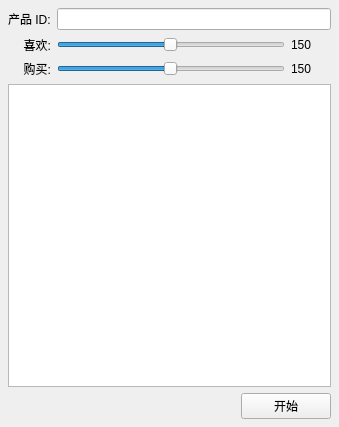
<?xml version="1.0" encoding="UTF-8"?>
<ui version="4.0">
 <class>MainWidget</class>
 <widget class="QWidget" name="MainWidget">
  <property name="geometry">
   <rect>
    <x>0</x>
    <y>0</y>
    <width>339</width>
    <height>427</height>
   </rect>
  </property>
  <property name="windowTitle">
   <string>B2C</string>
  </property>
  <layout class="QGridLayout" name="gridLayout">
   <property name="leftMargin">
    <number>8</number>
   </property>
   <property name="topMargin">
    <number>8</number>
   </property>
   <property name="rightMargin">
    <number>8</number>
   </property>
   <property name="bottomMargin">
    <number>8</number>
   </property>
   <item row="2" column="0">
    <widget class="QLabel" name="label_3">
     <property name="text">
      <string>购买:</string>
     </property>
     <property name="alignment">
      <set>Qt::AlignRight|Qt::AlignTrailing|Qt::AlignVCenter</set>
     </property>
    </widget>
   </item>
   <item row="0" column="0">
    <widget class="QLabel" name="label">
     <property name="text">
      <string>产品 ID:</string>
     </property>
    </widget>
   </item>
   <item row="1" column="0">
    <widget class="QLabel" name="label_2">
     <property name="text">
      <string>喜欢:</string>
     </property>
     <property name="alignment">
      <set>Qt::AlignRight|Qt::AlignTrailing|Qt::AlignVCenter</set>
     </property>
    </widget>
   </item>
   <item row="1" column="1">
    <widget class="QSlider" name="loveSlider">
     <property name="minimumSize">
      <size>
       <width>50</width>
       <height>0</height>
      </size>
     </property>
     <property name="minimum">
      <number>1</number>
     </property>
     <property name="maximum">
      <number>300</number>
     </property>
     <property name="value">
      <number>150</number>
     </property>
     <property name="tracking">
      <bool>true</bool>
     </property>
     <property name="orientation">
      <enum>Qt::Horizontal</enum>
     </property>
     <property name="tickPosition">
      <enum>QSlider::NoTicks</enum>
     </property>
    </widget>
   </item>
   <item row="1" column="2">
    <widget class="QLabel" name="loveLabel">
     <property name="minimumSize">
      <size>
       <width>40</width>
       <height>0</height>
      </size>
     </property>
     <property name="text">
      <string>150</string>
     </property>
    </widget>
   </item>
   <item row="0" column="1" colspan="2">
    <widget class="QLineEdit" name="productIdLineEdit">
     <property name="text">
      <string/>
     </property>
    </widget>
   </item>
   <item row="2" column="2">
    <widget class="QLabel" name="buyLabel">
     <property name="minimumSize">
      <size>
       <width>40</width>
       <height>0</height>
      </size>
     </property>
     <property name="text">
      <string>150</string>
     </property>
    </widget>
   </item>
   <item row="3" column="0" colspan="3">
    <widget class="QPlainTextEdit" name="plainTextEdit"/>
   </item>
   <item row="4" column="1" colspan="2">
    <layout class="QHBoxLayout" name="horizontalLayout">
     <property name="spacing">
      <number>0</number>
     </property>
     <item>
      <spacer name="horizontalSpacer">
       <property name="orientation">
        <enum>Qt::Horizontal</enum>
       </property>
       <property name="sizeHint" stdset="0">
        <size>
         <width>40</width>
         <height>20</height>
        </size>
       </property>
      </spacer>
     </item>
     <item>
      <widget class="QPushButton" name="startButton">
       <property name="minimumSize">
        <size>
         <width>90</width>
         <height>0</height>
        </size>
       </property>
       <property name="text">
        <string>开始</string>
       </property>
      </widget>
     </item>
    </layout>
   </item>
   <item row="2" column="1">
    <widget class="QSlider" name="buySlider">
     <property name="minimumSize">
      <size>
       <width>50</width>
       <height>0</height>
      </size>
     </property>
     <property name="minimum">
      <number>1</number>
     </property>
     <property name="maximum">
      <number>300</number>
     </property>
     <property name="value">
      <number>150</number>
     </property>
     <property name="tracking">
      <bool>true</bool>
     </property>
     <property name="orientation">
      <enum>Qt::Horizontal</enum>
     </property>
     <property name="tickPosition">
      <enum>QSlider::NoTicks</enum>
     </property>
    </widget>
   </item>
  </layout>
 </widget>
 <resources/>
 <connections/>
</ui>
